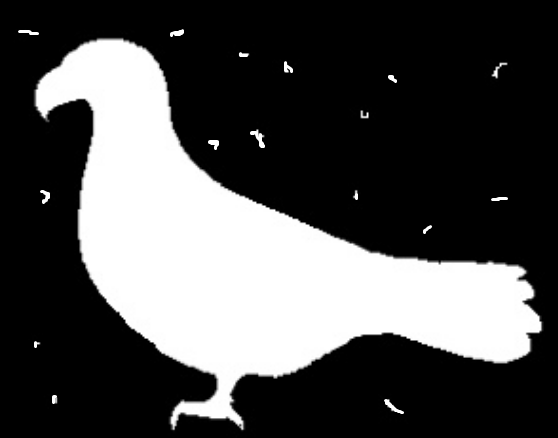
//> input picture Images/ave2.png, 558 x 438 px
$ ./punto3   (built with g++ and OpenCV 4)
//> lines starting //> are read from the running program, lines starting //| are printed output that depends on the picture; after the words box and inside, x2 and y2 are one past the last pixel; in counts of white or black regions, pixels touching at a corner belong together
#include <opencv2/opencv.hpp>

int main() {
    // Leer la imagen de entrada
    cv::Mat inputImage = cv::imread("/home/dani/Downloads/Vision_Por_Computador/Taller_Vision_2/Images/ave2.png", cv::IMREAD_GRAYSCALE);
//> inputImage is the input picture: 438 rows x 558 cols, CV_8UC1; min 0, max 255, mean 77.1
    if (inputImage.empty()) {
        std::cerr << "Error al cargar la imagen." << std::endl;
        return -1;
    }

    // Aplicar binarización con un umbral
    cv::Mat binaryImage;
    cv::threshold(inputImage, binaryImage, 128, 255, cv::THRESH_BINARY);
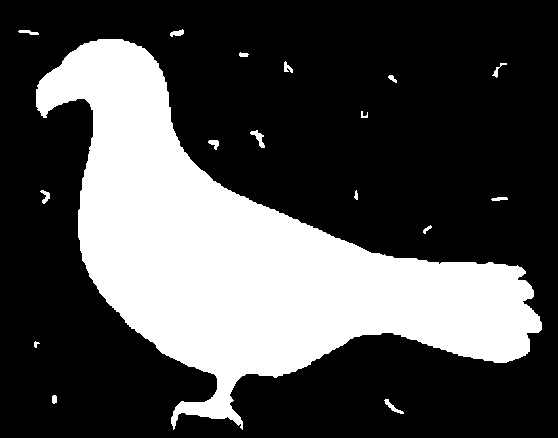
//> binaryImage: 438 rows x 558 cols, CV_8UC1; 30.2% white; 17 white regions, largest, box (x1, y1, x2, y2) and area: (36, 39, 542, 430) 73055, (250, 130, 265, 148) 109, (384, 399, 404, 414) 89

    // Definir el kernel para la operación morfológica
    // Se define un kernel de tamaño 7x7 con forma rectangular (cv::MORPH_RECT).
    cv::Mat kernel = cv::getStructuringElement(cv::MORPH_RECT, cv::Size(7, 7));

    // Aplicar apertura para eliminar el ruido
    cv::Mat cleanedImage;
    // Se aplica la operación de apertura (cv::MORPH_OPEN) a la imagen binaria utilizando el kernel definido.
    // es una combinación de erosión seguida de dilatación, lo que ayuda a eliminar pequeños puntos de ruido (objetos blancos)
    // en la imagen mientras se preservan las formas más grandes.
    cv::morphologyEx(binaryImage, cleanedImage, cv::MORPH_OPEN, kernel);
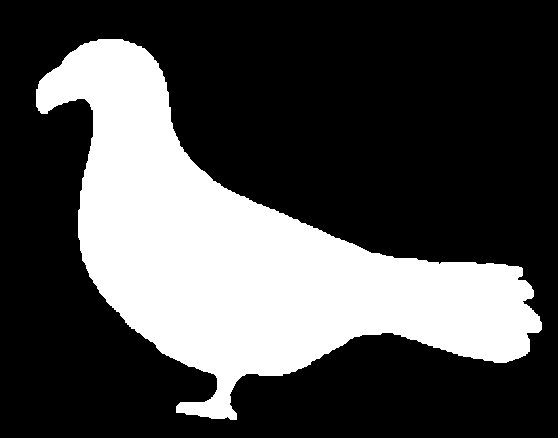
//> cleanedImage: 438 rows x 558 cols, CV_8UC1; 29.8% white; 1 white region, box (x1, y1, x2, y2) and area: (36, 39, 542, 420) 72829

    // Guardar la imagen resultante
    cv::imwrite("/home/dani/Downloads/Vision_Por_Computador/Taller_Vision_2/Images/Ave_Apertura.png", cleanedImage);

    // Mostrar las imágenes
    cv::imshow("Original", inputImage);
    cv::imshow("Binarizada y Limpiada", cleanedImage);
    cv::waitKey(0);

    return 0;
}

$ run again, with Images/imagenBGR.png copied over Images/ave2.png
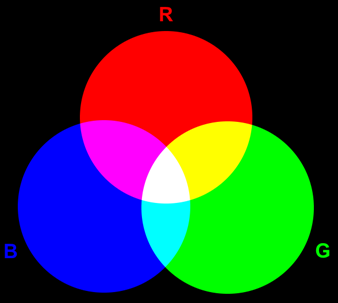
//> input picture Images/imagenBGR.png, 338 x 303 px
//> `cv::Mat inputImage = cv::imread("/home/dani/Downloads/Vision_Por_Compu..`:
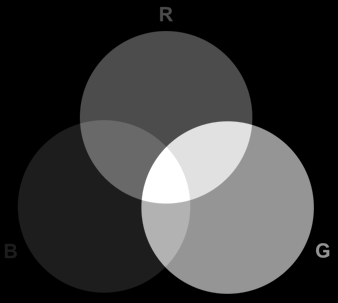
//> inputImage: 303 rows x 338 cols, CV_8UC1; min 0, max 255, mean 58.2
//> `cv::threshold(inputImage, binaryImage, 128, 255, cv::THRESH_BINARY);`:
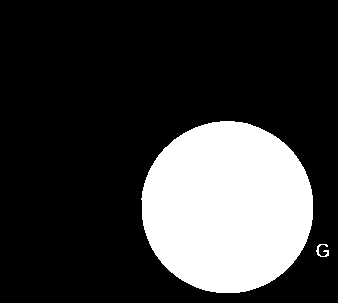
//> binaryImage: 303 rows x 338 cols, CV_8UC1; 22.8% white; 2 white regions, box (x1, y1, x2, y2) and area: (141, 121, 313, 293) 23254, (316, 244, 329, 257) 70
//> cleanedImage: 303 rows x 338 cols, CV_8UC1; 22.7% white; 1 white region, box (x1, y1, x2, y2) and area: (142, 121, 313, 293) 23252
